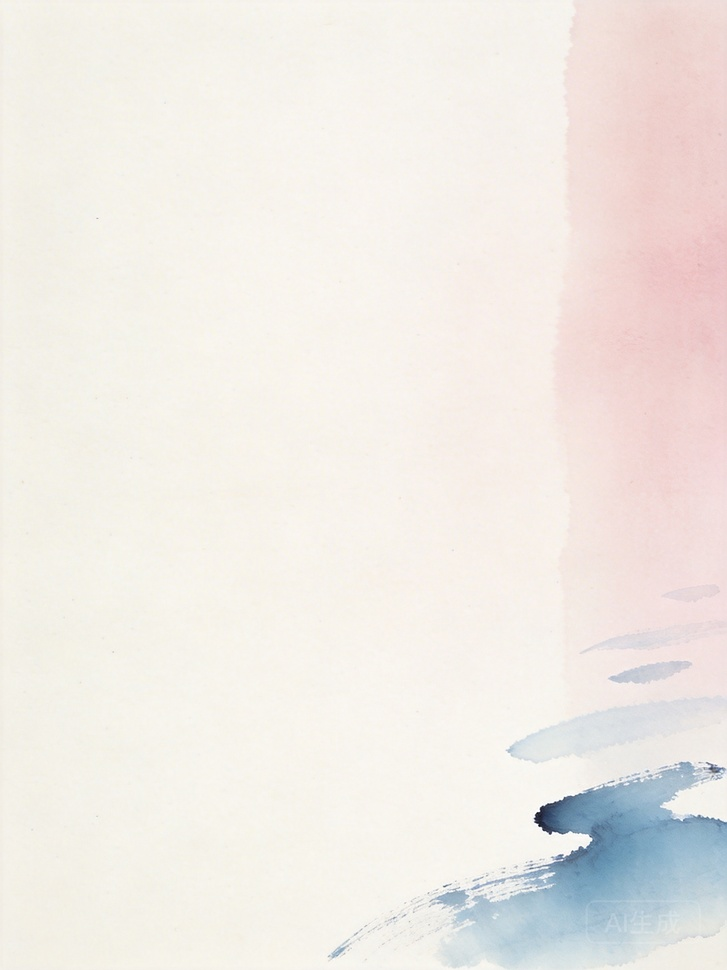
#> input picture posters/background_2026-03-31_v2.jpg, 727 x 970 px, shrunk from 1728 x 2304 before the run, found by its file name
$ python analyze_background.py
#> lines starting #> are read from the running program, lines starting #| are printed output that depends on the picture
#!/usr/bin/env python3
from PIL import Image
import numpy as np

# 读取背景图
img = Image.open("/workspace/projects/workspace-aesthetic/posters/background_2026-03-31_v2.jpg")
#> img is the input picture: PIL image 727x970 RGB; mean R, G, B 240.3, 235, 229.7
width, height = img.size
#> width = 727; height = 970
print(f"图片尺寸：{width}x{height}")
#| 图片尺寸：727x970

# 转换为灰度图
gray = img.convert('L')
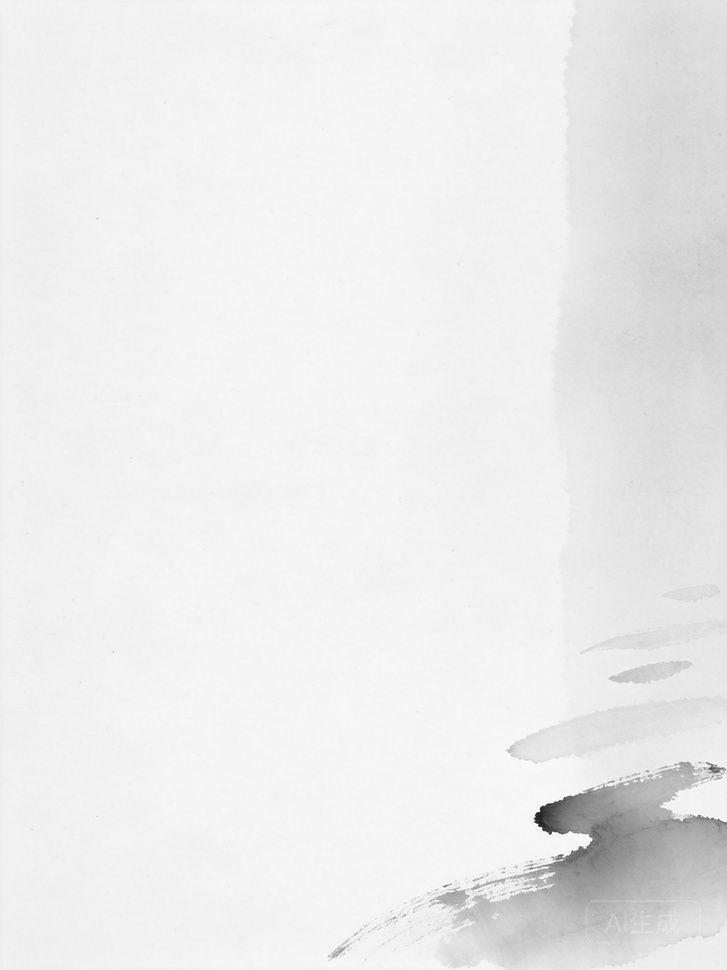
#> gray: PIL image 727x970 L; min 11, max 255, mean 236
gray_arr = np.array(gray)

# 计算垂直方向的像素密度（检测图形主要集中在哪个垂直区域）
# 将图像分为上、中、下三部分
top_region = gray_arr[0:int(height*0.33), :]
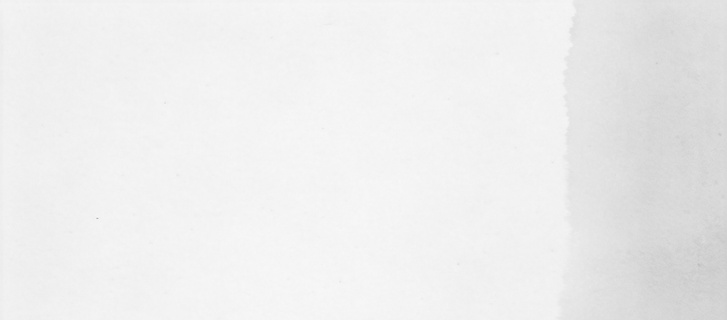
#> top_region: shape (320, 727); min 176, max 248, mean 237.4
middle_region = gray_arr[int(height*0.33):int(height*0.66), :]
bottom_region = gray_arr[int(height*0.66):, :]
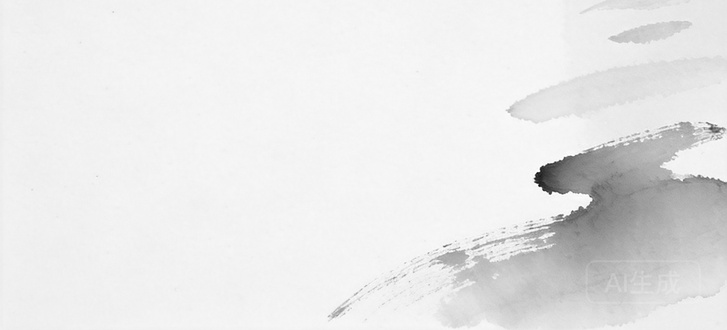
#> bottom_region: shape (330, 727); min 11, max 255, mean 232.2

# 计算每个区域的暗色像素比例（像素值小于200视为暗色/有图形）
top_dark = np.sum(top_region < 200) / top_region.size * 100
#> top_dark = 0.00387
middle_dark = np.sum(middle_region < 200) / middle_region.size * 100
#> middle_dark = 0
bottom_dark = np.sum(bottom_region < 200) / bottom_region.size * 100
#> bottom_dark = 10.04

print(f"\n垂直区域暗色像素比例：")
print(f"  上部（0-33%）：{top_dark:.1f}%")
#|   上部（0-33%）：0.0%
print(f"  中部（33-66%）：{middle_dark:.1f}%")
#|   中部（33-66%）：0.0%
print(f"  下部（66-100%）：{bottom_dark:.1f}%")
#|   下部（66-100%）：10.0%

# 计算水平方向的像素密度（检测图形主要集中在哪个水平区域）
# 将图像分为左、中、右三部分
left_region = gray_arr[:, 0:int(width*0.33)]
center_region = gray_arr[:, int(width*0.33):int(width*0.66)]
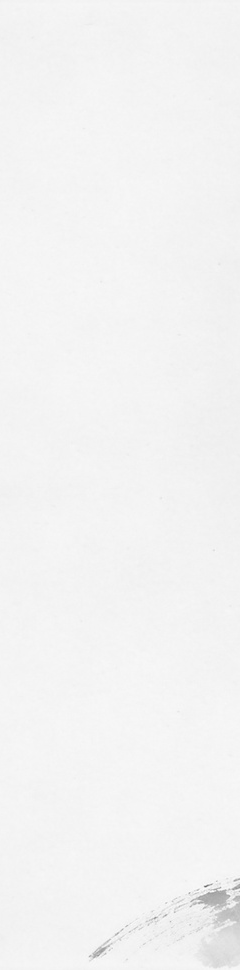
#> center_region: shape (970, 240); min 99, max 255, mean 243
right_region = gray_arr[:, int(width*0.66):]
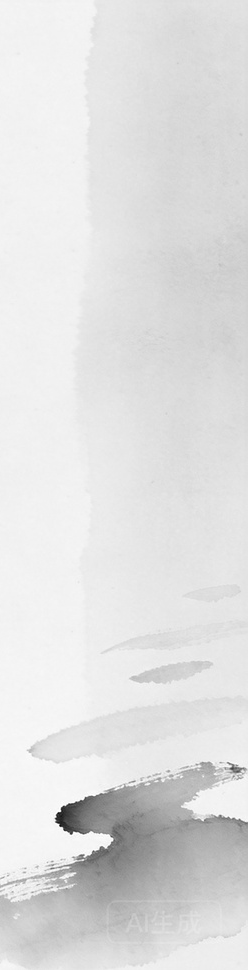
#> right_region: shape (970, 248); min 11, max 255, mean 223.9

left_dark = np.sum(left_region < 200) / left_region.size * 100
#> left_dark = 0.000431
center_dark = np.sum(center_region < 200) / center_region.size * 100
#> center_dark = 0.367
right_dark = np.sum(right_region < 200) / right_region.size * 100
#> right_dark = 9.66

print(f"\n水平区域暗色像素比例：")
print(f"  左侧（0-33%）：{left_dark:.1f}%")
#|   左侧（0-33%）：0.0%
print(f"  中间（33-66%）：{center_dark:.1f}%")
#|   中间（33-66%）：0.4%
print(f"  右侧（66-100%）：{right_dark:.1f}%")
#|   右侧（66-100%）：9.7%

# 判断布局类型
layout_type = "center"
if top_dark > middle_dark and top_dark > bottom_dark:
    layout_type = "top"
elif bottom_dark > top_dark and bottom_dark > middle_dark:
    layout_type = "bottom"
elif left_dark > center_dark and left_dark > right_dark:
    layout_type = "left"
elif right_dark > center_dark and right_dark > left_dark:
    layout_type = "right"

print(f"\n📊 布局类型：{layout_type}")

# 确定空白区域（文字应该放在哪里）
empty_region = []
if bottom_dark < 10:
    empty_region.append("底部空白充足")
if top_dark < 10:
    empty_region.append("顶部空白充足")
if middle_dark < 10:
    empty_region.append("中间空白充足")

print(f"\n✅ 适合放置文字的区域：{', '.join(empty_region) if empty_region else '无明显空白区域'}")

# 输出布局建议
print(f"\n🎨 排版建议：")
if layout_type == "bottom":
    print("  - 图形主要集中在底部")
    print("  - 文字可以放在上方和中上部")
    print("  - 利弊可以放在中间区域")
elif layout_type == "left":
    print("  - 图形主要集中在左侧")
    print("  - 文字可以放在右侧")
    print("  - 建议右对齐或居中偏右")
elif layout_type == "right":
    print("  - 图形主要集中在右侧")
    print("  - 文字可以放在左侧")
    print("  - 建议左对齐或居中偏左")
elif layout_type == "center":
    print("  - 图形分布较均匀")
    print("  - 建议采用上下结构")
    print("  - 大数字在上方，其他信息在下方")
else:
    print("  - 图形主要集中在顶部")
    print("  - 文字可以放在下方")
    print("  - 利弊和干支信息可以放在底部")

# 保存分析结果到文件供脚本使用
with open("/tmp/layout_analysis.txt", "w") as f:
    f.write(f"{layout_type}\n")
    f.write(f"top_dark={top_dark:.1f}\n")
    f.write(f"middle_dark={middle_dark:.1f}\n")
    f.write(f"bottom_dark={bottom_dark:.1f}\n")
    f.write(f"left_dark={left_dark:.1f}\n")
    f.write(f"center_dark={center_dark:.1f}\n")
    f.write(f"right_dark={right_dark:.1f}\n")

print(f"\n分析结果已保存到 /tmp/layout_analysis.txt")
